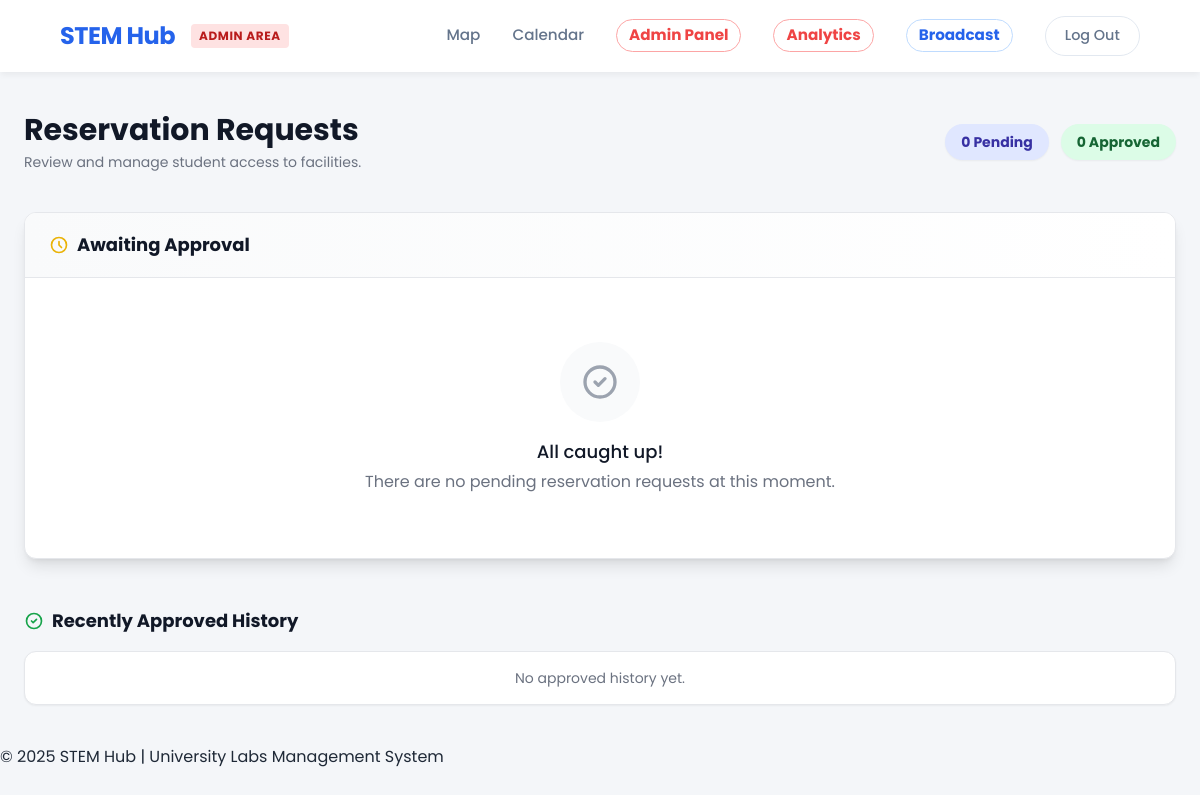
The page /reservations/dashboard/ (signed in) on the database as committed earlier.
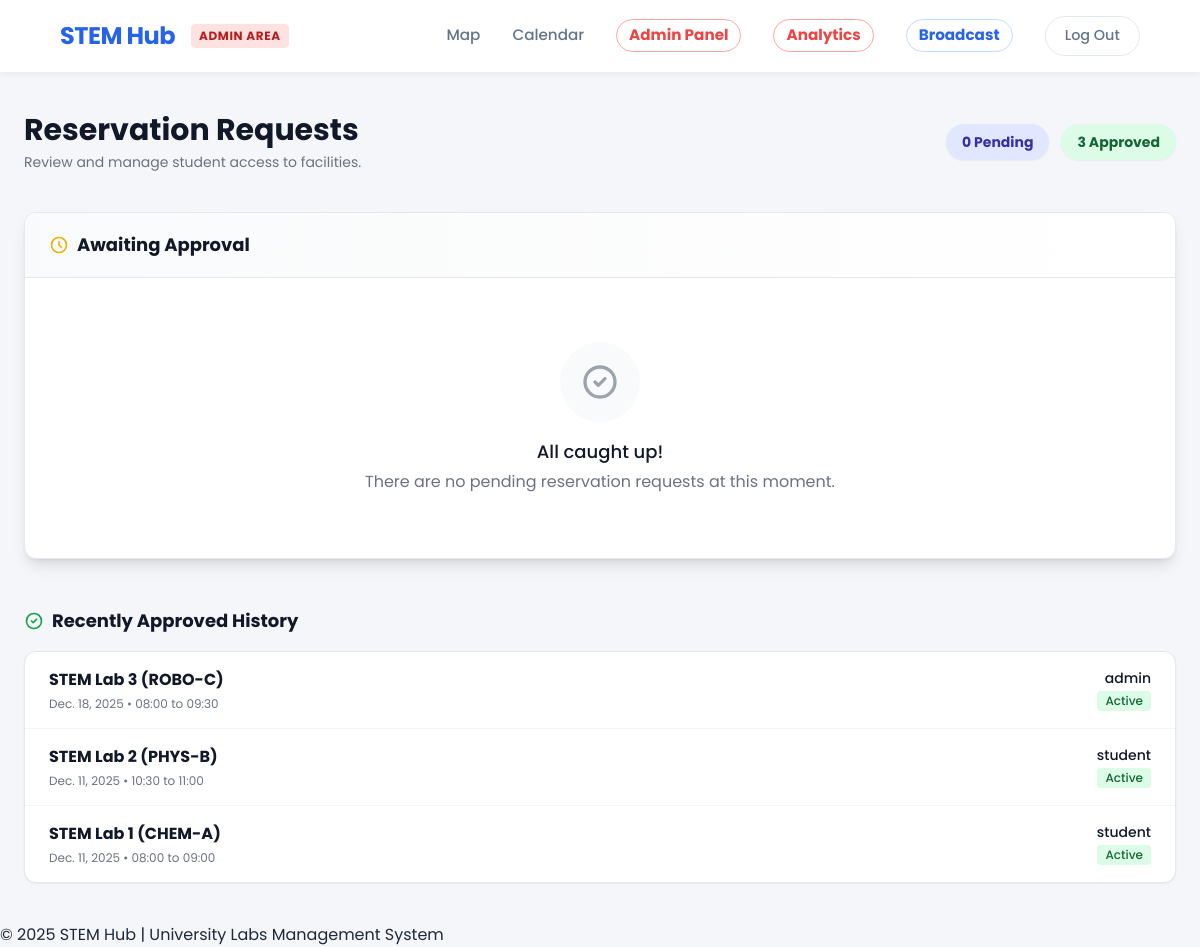
The same page on the database as committed later.
### reservations/models.py (models this page shows, shortened)
class Reservation(models.Model):
    STATUS_CHOICES = [
        ('PENDING', 'Pending Approval'),
        ('CONFIRMED', 'Confirmed'),
        ('REJECTED', 'Rejected'),
    ]
    user = models.ForeignKey(User, on_delete=models.CASCADE)
    lab = models.ForeignKey(Lab, on_delete=models.CASCADE)
    equipment = models.ManyToManyField(
        Equipment,
        blank=True,
        related_name='reservations',
        through='ReservationEquipment'
    )
    date = models.DateField()
    start_time = models.TimeField()
    end_time = models.TimeField()
    purpose = models.TextField(help_text="Reason for booking (e.g., Thesis Research, Class Project)")
    rejection_reason = models.TextField(blank=True, null=True, help_text="Reason why the admin rejected this request")
    status = models.CharField(max_length=10, choices=STATUS_CHOICES, default='PENDING')
    created_at = models.DateTimeField(auto_now_add=True)

### labs/models.py (models this page shows, shortened)
class Lab(models.Model):
    name = models.CharField(max_length=200)
    slug = models.SlugField(unique=True)
    capacity = models.PositiveIntegerField()
    description = models.TextField()
    map_svg_id = models.CharField(max_length=50, unique=True, help_text="Matches ID in Figma SVG")
    is_active = models.BooleanField(default=True)
    safety_guidelines = models.TextField()

### reservations/views.py (the view, shortened to what this page needs)
# urls.py: path('dashboard/', views.admin_dashboard, name='dashboard'),
@login_required
@user_passes_test(is_staff) # Restrict to Admins only
def admin_dashboard(request):
    pending_reservations = Reservation.objects.filter(status='PENDING').order_by('date')
    approved_reservations = Reservation.objects.filter(status='CONFIRMED').order_by('-date')[:10] # Show last 10
    context = {
        'pending_reservations': pending_reservations,
        'approved_reservations': approved_reservations
    }
    return render(request, 'reservations/admin_dashboard.html', context)

### notifications/context_processors.py (called while the page is built)
def user_notifications(request):
    if request.user.is_authenticated:
        notifs = Notification.objects.filter(recipient=request.user, is_read=False)
        return {
            'notifications_list': notifs,
            'unread_count': notifs.count()
        }
    return {}

### reservations/views.py (called while the page is built)
def is_staff(user):
    return user.is_staff

### CORE/templates/reservations/admin_dashboard.html (shortened to what the changed rows need)
{% load static %}
<!DOCTYPE html>
<html lang="en">
<head>
    <script src="https://cdn.tailwindcss.com"></script>
</head>
<body>
    <header>
        <div class="header-content">
            <div class="flex items-center gap-2">
                <h1><a href="/">STEM Hub</a></h1>
            </div>
        </div>
    </header>
    <main class="standard-container py-10">
        <div class="flex flex-col md:flex-row justify-between items-start md:items-center mb-10 gap-4">
            <div>
                <h2 class="text-3xl font-bold text-gray-900">Reservation Requests</h2>
            </div>
            <div class="flex items-center gap-3">
                <div class="bg-indigo-100 text-indigo-800 text-sm font-bold px-4 py-2 rounded-full shadow-sm">
                    {{ pending_reservations.count }} Pending
                </div>
                <div class="bg-green-100 text-green-800 text-sm font-bold px-4 py-2 rounded-full shadow-sm">
                    {{ approved_reservations.count }} Approved
                </div>
            </div>
        </div>
        <div class="bg-white shadow-sm overflow-hidden rounded-xl border border-gray-200">
            <ul class="divide-y divide-gray-100">
                {% for res in approved_reservations %}
                <li class="px-6 py-4 hover:bg-gray-50 transition flex justify-between items-center">
                    <div>
                        <span class="font-bold text-gray-900">{{ res.lab.name }}</span>
                        <div class="text-xs text-gray-500 mt-1">
                            {{ res.date }} • {{ res.start_time|time:"H:i" }} to {{ res.end_time|time:"H:i" }}
                        </div>
                    </div>
                    <div class="text-right">
                        <div class="text-sm font-medium text-gray-900">{{ res.user.username }}</div>
                        <span class="inline-flex items-center px-2 py-0.5 rounded text-xs font-medium bg-green-100 text-green-800">
                            Active
                        </span>
                    </div>
                </li>
                {% empty %}
                <li class="px-6 py-4 text-sm text-gray-500 text-center">No approved history yet.</li>
                {% endfor %}
            </ul>
        </div>
    </main>
</body>
</html>

Rows that differ between the two databases and show on the page:
added Reservation: lab.name "STEM Lab 3 (ROBO-C)", date "Dec. 18, 2025", start_time "08:00", end_time "09:30", user.username "admin"
added Reservation: lab.name "STEM Lab 2 (PHYS-B)", date "Dec. 11, 2025", start_time "10:30", end_time "11:00", user.username "student"
added Reservation: lab.name "STEM Lab 1 (CHEM-A)", date "Dec. 11, 2025", start_time "08:00", end_time "09:00", user.username "student"
Other text that changed with them:
{{ approved_reservations.count }}: "0" → "3"
text no longer shown: "No approved history yet."
